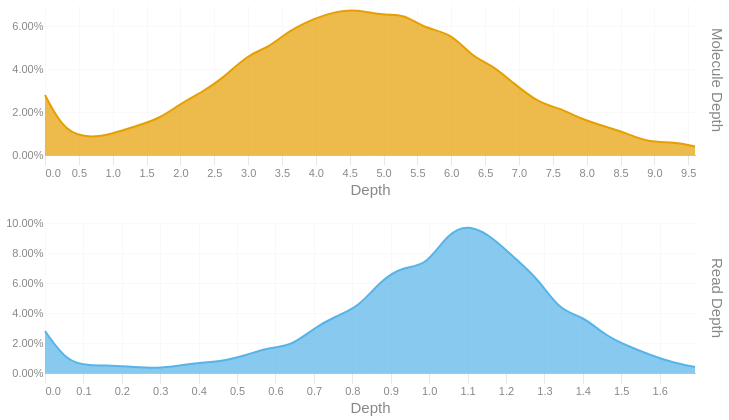

Here is the notebook cell this chart was saved with:
### Code cell
readdep = depth_hist(tb['Read Depth'], q99, 3)
readdep = readdep.with_columns(pl.lit('Read Depth').alias('Metric'))
if not SKIPLR:
    moldep = depth_hist(tb['Molecule Depth'], mol_q99, 1)
    moldep = moldep.with_columns(pl.lit('Molecule Depth').alias('Metric'))
    _hist = pl.concat([readdep, moldep])
    _hist = _hist.filter(pl.col('Proportion') != 0)
    with SafeRender(_hist):
        (
            alt.Chart(_hist)        
            .mark_area(interpolate = "basis")
            .encode(
                x=alt.X('Bin:Q').scale(domainMin=0).axis(alt.Axis(title='Depth')),
                y = alt.Y('Proportion:Q', title = None).axis(format = '.2%'),
                color = alt.Color('Metric:N').legend(None),
                row = alt.Row("Metric:N").header(title = None, labelOrient = 'right'),
                tooltip = [
                    alt.Tooltip("Metric:N", title = "Metric"),
                    alt.Tooltip('Interval:N', title = "Depth Interval"),
                    alt.Tooltip('Proportion:Q', title = "% Alignments").format('.2%')
                ]
            )
            .resolve_scale(x='independent', y='independent')
            .properties(
                height = 150, width = 650,
                usermeta={'embedOptions': {'downloadFileName': f'{samplename}.depth.hist'}}
            )
        ).display()
else:
    readdep = readdep.filter(pl.col('Proportion') != 0)
    with SafeRender(readdep):
        (
            alt.Chart(readdep)        
            .mark_area(interpolate = "basis")
            .encode(
                x=alt.X('Bin:Q').scale(domainMin=0).axis(alt.Axis(title='Depth')),
                y = alt.Y('Proportion:Q', title = None).axis(format = '.2%'),
                tooltip = [
                    alt.Tooltip('Interval:N', title = "Depth Interval"),
                    alt.Tooltip('Proportion:Q', title = "% Alignments").format('.2%')
                ]
            )
            .properties(
                usermeta={'embedOptions': {'downloadFileName': f'{samplename}.depth.hist'}}
            )
        ).display()

### Figure 1 — Vega-Lite specification as saved in the notebook (floating-point values rounded to 4 significant figures)
{"width": 650, "height": 150, "config": {"title": {"anchor": "start", "dy": -15, "fontSize": 18, "color": "#888888", "subtitleColor": "#888888", "subtitleFontSize": 14}, "arc": {"fill": "#0072B2"}, "axis": {"domainColor": "#888888", "domainWidth": 0.5, "gridWidth": 0.2, "grid": false, "titleFontWeight": 400, "titleFontSize": 15, "labelFontSize": 11, "labelColor": "#888888", "tickColor": "#888888", "tickWidth": 0.2, "titleColor": "#888888"}, "axisBand": {"grid": false}, "axisX": {"grid": true, "tickSize": 10, "domainCap": "round"}, "axisY": {"domain": false, "grid": true, "tickSize": 0, "domainCap": "round"}, "background": "transparent", "header": {"labelFontSize": 15, "labelColor": "#888888", "titleFontSize": 15, "titleFontWeight": 600, "titleColor": "#888888"}, "legend": {"labelFont": "sans-serif", "labelFontSize": 12, "labelColor": "#888888", "symbolSize": 100, "symbolType": "circle", "titleFontSize": 12, "titlePadding": 10, "titleColor": "#888888", "title": null}, "range": {"category": ["#E69F00", "#56B4E9", "#009E73", "#F0E442", "#0072B2", "#D55E00", "#CC79A7", "#000000"], "diverging": ["#cfe8f3", "#a2d4ec", "#73bfe2", "#46abdb", "#1696d2", "#12719e"]}, "area": {"fill": "#0072B2", "fillOpacity": 0.7, "line": true, "strokeOpacity": 0.7}, "line": {"color": "#0072B2", "stroke": "#0072B2", "strokeWidth": 2}, "trail": {"color": "#0072B2", "stroke": "#0072B2", "strokeWidth": 0, "size": 1}, "point": {"filled": true, "fillOpacity": 1.0, "size": 95}, "text": {"color": "#888888", "fontSize": 11, "align": "right", "fontWeight": 400, "size": 11}, "bar": {"fill": "#0072B2", "stroke": null}, "view": {"stroke": null, "continuousWidth": 660, "continuousHeight": 400}}, "data": {"name": "data-eb44a42b7c6f919c9f5434abdc16e54b"}, "mark": {"type": "area", "interpolate": "basis"}, "encoding": {"color": {"field": "Metric", "legend": null, "type": "nominal"}, "row": {"field": "Metric", "header": {"title": null, "labelOrient": "right"}, "type": "nominal"}, "tooltip": [{"field": "Metric", "title": "Metric", "type": "nominal"}, {"field": "Interval", "title": "Depth Interval", "type": "nominal"}, {"field": "Proportion", "format": ".2%", "title": "% Alignments", "type": "quantitative"}], "x": {"axis": {"title": "Depth"}, "field": "Bin", "scale": {"domainMin": 0}, "type": "quantitative"}, "y": {"axis": {"format": ".2%"}, "field": "Proportion", "title": null, "type": "quantitative"}}, "resolve": {"scale": {"x": "independent", "y": "independent"}}, "usermeta": {"embedOptions": {"downloadFileName": "S1_Tusket_009.depth.hist"}}, "$schema": "https://vega.github.io/schema/vega-lite/v6.1.0.json", "datasets": {"data-eb44a42b7c6f919c9f5434abdc16e54b": [{"Bin": 0.0, "Interval": "0.0-0.058", "Proportion": 0.028, "Metric": "Read Depth"}, {"Bin": 0.058, "Interval": "0.058-0.117", "Proportion": 0.007, "Metric": "Read Depth"}, {"Bin": 0.117, "Interval": "0.117-0.175", "Proportion": 0.005, "Metric": "Read Depth"}, {"Bin": 0.175, "Interval": "0.175-0.233", "Proportion": 0.005, "Metric": "Read Depth"}, {"Bin": 0.233, "Interval": "0.233-0.292", "Proportion": 0.004, "Metric": "Read Depth"}, {"Bin": 0.292, "Interval": "0.292-0.35", "Proportion": 0.003, "Metric": "Read Depth"}, {"Bin": 0.35, "Interval": "0.35-0.408", "Proportion": 0.005, "Metric": "Read Depth"}, {"Bin": 0.408, "Interval": "0.408-0.467", "Proportion": 0.007, "Metric": "Read Depth"}, {"Bin": 0.467, "Interval": "0.467-0.525", "Proportion": 0.008, "Metric": "Read Depth"}, {"Bin": 0.525, "Interval": "0.525-0.583", "Proportion": 0.012, "Metric": "Read Depth"}, {"Bin": 0.583, "Interval": "0.583-0.642", "Proportion": 0.017, "Metric": "Read Depth"}, {"Bin": 0.642, "Interval": "0.642-0.7", "Proportion": 0.018, "Metric": "Read Depth"}, {"Bin": 0.7, "Interval": "0.7-0.758", "Proportion": 0.03, "Metric": "Read Depth"}, {"Bin": 0.758, "Interval": "0.758-0.817", "Proportion": 0.038, "Metric": "Read Depth"}, {"Bin": 0.817, "Interval": "0.817-0.875", "Proportion": 0.044, "Metric": "Read Depth"}, {"Bin": 0.875, "Interval": "0.875-0.933", "Proportion": 0.062, "Metric": "Read Depth"}, {"Bin": 0.933, "Interval": "0.933-0.992", "Proportion": 0.071, "Metric": "Read Depth"}, {"Bin": 0.992, "Interval": "0.992-1.05", "Proportion": 0.071, "Metric": "Read Depth"}, {"Bin": 1.05, "Interval": "1.05-1.108", "Proportion": 0.094, "Metric": "Read Depth"}, {"Bin": 1.108, "Interval": "1.108-1.167", "Proportion": 0.099, "Metric": "Read Depth"}, {"Bin": 1.167, "Interval": "1.167-1.225", "Proportion": 0.09, "Metric": "Read Depth"}, {"Bin": 1.225, "Interval": "1.225-1.283", "Proportion": 0.076, "Metric": "Read Depth"}, {"Bin": 1.283, "Interval": "1.283-1.342", "Proportion": 0.063, "Metric": "Read Depth"}, {"Bin": 1.342, "Interval": "1.342-1.4", "Proportion": 0.041, "Metric": "Read Depth"}, {"Bin": 1.4, "Interval": "1.4-1.458", "Proportion": 0.038, "Metric": "Read Depth"}, {"Bin": 1.458, "Interval": "1.458-1.517", "Proportion": 0.025, "Metric": "Read Depth"}, {"Bin": 1.517, "Interval": "1.517-1.575", "Proportion": 0.018, "Metric": "Read Depth"}, {"Bin": 1.575, "Interval": "1.575-1.633", "Proportion": 0.012, "Metric": "Read Depth"}, {"Bin": 1.633, "Interval": "1.633-1.692", "Proportion": 0.007, "Metric": "Read Depth"}, {"Bin": 1.692, "Interval": "1.692-1.75", "Proportion": 0.004, "Metric": "Read Depth"}, {"Bin": 0.0, "Interval": "0.0-0.3", "Proportion": 0.028, "Metric": "Molecule Depth"}, {"Bin": 0.3, "Interval": "0.3-0.7", "Proportion": 0.01, "Metric": "Molecule Depth"}, {"Bin": 0.7, "Interval": "0.7-1.0", "Proportion": 0.008, "Metric": "Molecule Depth"}, {"Bin": 1.0, "Interval": "1.0-1.3", "Proportion": 0.01, "Metric": "Molecule Depth"}, {"Bin": 1.3, "Interval": "1.3-1.7", "Proportion": 0.013, "Metric": "Molecule Depth"}, {"Bin": 1.7, "Interval": "1.7-2.0", "Proportion": 0.017, "Metric": "Molecule Depth"}, {"Bin": 2.0, "Interval": "2.0-2.3", "Proportion": 0.024, "Metric": "Molecule Depth"}, {"Bin": 2.3, "Interval": "2.3-2.6", "Proportion": 0.029, "Metric": "Molecule Depth"}, {"Bin": 2.6, "Interval": "2.6-3.0", "Proportion": 0.035, "Metric": "Molecule Depth"}, {"Bin": 3.0, "Interval": "3.0-3.3", "Proportion": 0.047, "Metric": "Molecule Depth"}, {"Bin": 3.3, "Interval": "3.3-3.6", "Proportion": 0.05, "Metric": "Molecule Depth"}, {"Bin": 3.6, "Interval": "3.6-4.0", "Proportion": 0.058, "Metric": "Molecule Depth"}, {"Bin": 4.0, "Interval": "4.0-4.3", "Proportion": 0.064, "Metric": "Molecule Depth"}, {"Bin": 4.3, "Interval": "4.3-4.6", "Proportion": 0.067, "Metric": "Molecule Depth"}, {"Bin": 4.6, "Interval": "4.6-5.0", "Proportion": 0.068, "Metric": "Molecule Depth"}, {"Bin": 5.0, "Interval": "5.0-5.3", "Proportion": 0.065, "Metric": "Molecule Depth"}, {"Bin": 5.3, "Interval": "5.3-5.6", "Proportion": 0.066, "Metric": "Molecule Depth"}, {"Bin": 5.6, "Interval": "5.6-6.0", "Proportion": 0.059, "Metric": "Molecule Depth"}, {"Bin": 6.0, "Interval": "6.0-6.3", "Proportion": 0.057, "Metric": "Molecule Depth"}, {"Bin": 6.3, "Interval": "6.3-6.6", "Proportion": 0.046, "Metric": "Molecule Depth"}, {"Bin": 6.6, "Interval": "6.6-6.9", "Proportion": 0.042, "Metric": "Molecule Depth"}, {"Bin": 6.9, "Interval": "6.9-7.3", "Proportion": 0.034, "Metric": "Molecule Depth"}, {"Bin": 7.3, "Interval": "7.3-7.6", "Proportion": 0.024, "Metric": "Molecule Depth"}, {"Bin": 7.6, "Interval": "7.6-7.9", "Proportion": 0.022, "Metric": "Molecule Depth"}, {"Bin": 7.9, "Interval": "7.9-8.3", "Proportion": 0.017, "Metric": "Molecule Depth"}, {"Bin": 8.3, "Interval": "8.3-8.6", "Proportion": 0.013, "Metric": "Molecule Depth"}, {"Bin": 8.6, "Interval": "8.6-8.9", "Proportion": 0.01, "Metric": "Molecule Depth"}, {"Bin": 8.9, "Interval": "8.9-9.3", "Proportion": 0.006, "Metric": "Molecule Depth"}, {"Bin": 9.3, "Interval": "9.3-9.6", "Proportion": 0.006, "Metric": "Molecule Depth"}, {"Bin": 9.6, "Interval": "9.6-9.92", "Proportion": 0.004, "Metric": "Molecule Depth"}]}}
